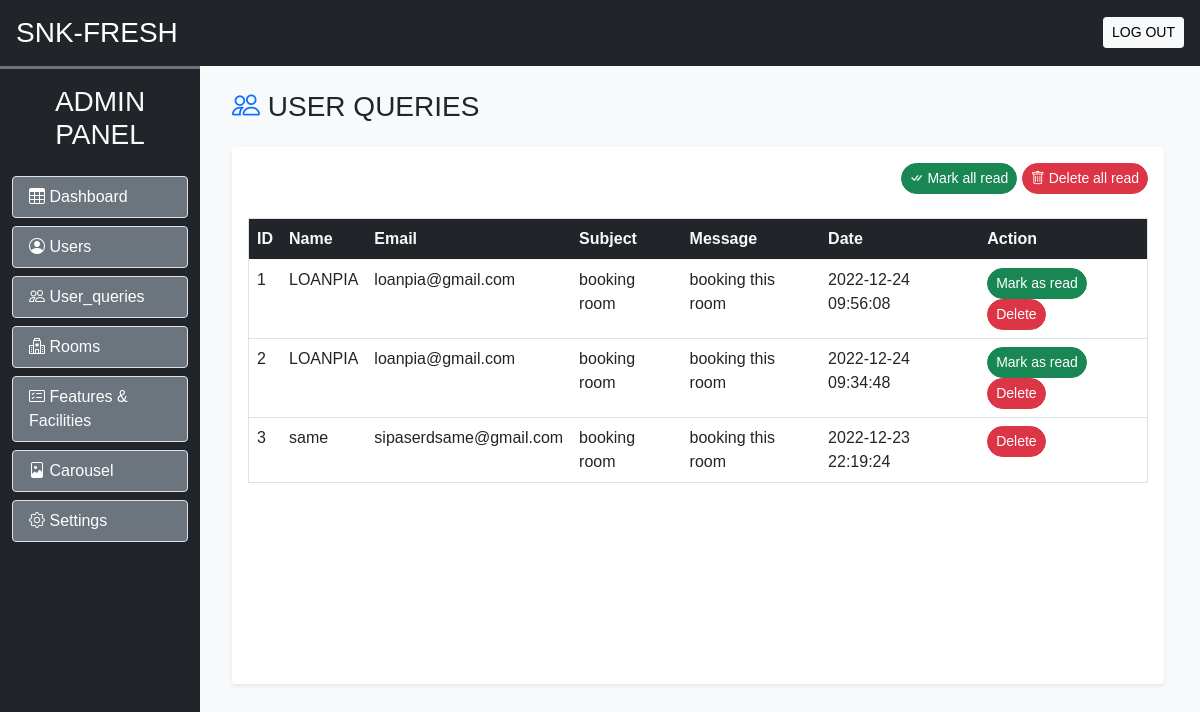
Page /admin/user_queries.php (signed in) on the committed database.
### tables this page shows
CREATE TABLE `user_queries` (
  `sr_no` int(11) NOT NULL,
  `name` varchar(50) NOT NULL,
  `email` varchar(200) NOT NULL,
  `subject` varchar(250) NOT NULL,
  `message` varchar(500) NOT NULL,
  `date` datetime NOT NULL DEFAULT CURRENT_TIMESTAMP,
  `seen` tinyint(4) NOT NULL DEFAULT '0'
);

### admin/user_queries.php (the view, shortened to what this page needs)
<!DOCTYPE html>
<html lang="en">
<head>
    <?php require('inc/link.php'); ?>
</head>
<body class="bg-light">
    <?php require('inc/header.php') ?>
    <div class="container-fluid" id="main-content">
        <div class="col-lg-10 ms-auto p-4 overflow-hidden">
            <h3 class="mb-4"><i class="bi bi-people text-primary"></i> USER QUERIES</h3>
            <div class="card border-0 shadow-sm mb-4">
                <div class="card-body">
                    <div class="text-end mb-4">
                        <a href="?seen=all" class="btn btn-success rounded-pill shadow-none btn-sm">
                            <i class="bi bi-check-all"></i> Mark all read
                        </a>
                        <a href="?del=all" class="btn btn-danger rounded-pill shadow-none btn-sm">
                          <i class="bi bi-trash"></i> Delete all read
                        </a>
                    </div>
                    <div class="table-responsive-md" style="height:450px; overflow-y: scroll;">
                        <table class="table table-hover border">
                            <thead class="sticky-top">
                                <tr class="bg-dark text-light">
                                    <th scope="col">ID</th>
                                    <th scope="col">Name</th>
                                    <th scope="col">Email</th>
                                    <th scope="col" width:20%;>Subject</th>
                                    <th scope="col" width:30%;>Message</th>
                                    <th scope="col">Date</th>
                                    <th scope="col">Action</th>
                                </tr>
                            </thead>
                            <tbody>
                               <?php
                               $q = "SELECT * FROM `user_queries` ORDER BY `sr_no` DESC";
                               $data = mysqli_query($con,$q);
                               $i=1;
                               while($row = mysqli_fetch_assoc($data))
                               {
                                $seen ='';
                                if($row['seen']!=1){
                                    $seen = "<a href='?seen=$row[sr_no]' class='btn btn-sm rounded-pill btn-success'>Mark as read</a>";
                                }
                                $seen.= "<a href='?del=$row[sr_no]' class='btn btn-sm rounded-pill btn-danger'>Delete</a>";
                                echo<<<query
                                <tr>
                                <td>$i</td>
                                <td>$row[name]</td>
                                <td>$row[email]</td>
                                <td>$row[subject]</td>
                                <td>$row[message]</td>
                                <td>$row[date]</td>
                                <td>$seen</td>
                                </tr>
                                query;
                                $i++;
                               }
                               ?>
                            </tbody>
                        </table>
                    </div>
                </div>
            </div>
        </div>
    </div>
</body>
</html>

### admin/css/common.css (style rules this page uses)
:root { --teal: #2ec1ac; --teal_hover: #279e8c; }
* { font-family: "Poppins", sans-serif; }

### rows in the picture
user_queries: name "LOANPIA", email "loanpia@gmail.com", subject "booking room", message "booking this room", date "2022-12-24 09:56:08"
user_queries: name "LOANPIA", email "loanpia@gmail.com", subject "booking room", message "booking this room", date "2022-12-24 09:34:48"
user_queries: name "same", email "sipaserdsame@gmail.com", subject "booking room", message "booking this room", date "2022-12-23 22:19:24"
